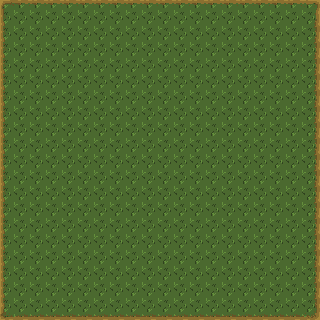

Tiled map render using the project's own tile images. Description and the map definition, with tile-layer contents summarised, below:
An orthogonal 20x20 tile map with 16x16 px tiles, 1 tile layer (Base), 2 tilesets and 5 objects (2x Bear, 2x spawn_1, Mouse).

<map version="1.2" tiledversion="1.2.3" orientation="orthogonal" renderorder="right-down" width="20" height="20" tilewidth="16" tileheight="16" infinite="0" nextlayerid="5" nextobjectid="8">
 <tileset firstgid="1" name="forest_tiles" tilewidth="16" tileheight="16" tilecount="9" columns="3">
  <image source="../Sprites/forest_tiles.png" width="48" height="48" />
 </tileset>
 <tileset firstgid="10" name="room1_tiles" tilewidth="16" tileheight="16" tilecount="9" columns="3">
  <image source="../Sprites/room1_tiles.png" width="48" height="48" />
 </tileset>
 <layer id="1" name="Base" width="20" height="20">
  <data>[400 cells, 400 non-empty, 9 distinct tile ids]</data>
 </layer>
 <objectgroup id="2" name="NPC">
  <object id="1" name="Bear" x="285.106" y="73.1278" />
  <object id="2" name="Mouse" x="59.7056" y="59.2428" />
  <object id="3" name="Bear" x="131.908" y="244.839" />
 </objectgroup>
 <objectgroup id="3" name="Portals">
  <object id="6" name="room2" type="spawn_1" x="310.068" y="113.978" width="8.57896" height="114.59" visible="0">
   <properties>
    <property name="to" value="room2" />
   </properties>
  </object>
 </objectgroup>
 <objectgroup id="4" name="Player_Spawns">
  <object id="7" name="spawn_1" x="288.621" y="163.613" />
 </objectgroup>
</map>
